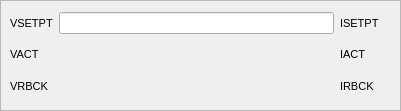
       <widget class="QFrame" name="frame_2">
        <property name="geometry">
         <rect>
          <x>10</x>
          <y>350</y>
          <width>401</width>
          <height>111</height>
         </rect>
        </property>
        <property name="frameShape">
         <enum>QFrame::StyledPanel</enum>
        </property>
        <property name="frameShadow">
         <enum>QFrame::Raised</enum>
        </property>
        <widget class="QWidget" name="layoutWidget">
         <property name="geometry">
          <rect>
           <x>10</x>
           <y>10</y>
           <width>381</width>
           <height>91</height>
          </rect>
         </property>
         <layout class="QGridLayout" name="gridLayout_2">
          <item row="0" column="0">
           <widget class="QLabel" name="label_11">
            <property name="font">
             <font>
              <pointsize>8</pointsize>
             </font>
            </property>
            <property name="text">
             <string>VSETPT</string>
            </property>
           </widget>
          </item>
          <item row="2" column="3">
           <widget class="PyDMLabel" name="PyDMLabel_19">
            <property name="font">
             <font>
              <pointsize>8</pointsize>
             </font>
            </property>
            <property name="styleSheet">
             <string notr="true">PyDMLabel[alarmSensitiveBorder=&quot;false&quot;]{
  border-color:rgb(176,176,176);
  border-width:2px;
  border-style:solid;
  background-color:rgb(176,176,176);
  color:rgb(0,0,0);
}PyDMLabel[alarmSensitiveBorder=&quot;true&quot;][alarmSeverity=&quot;0&quot;] {
  border-color:rgb(176,176,176);
  border-width:2px;
  border-style:solid;
  background-color:rgb(176,176,176);
  color:rgb(0,0,0);
}PyDMLabel[alarmSensitiveBorder=&quot;true&quot;][alarmSeverity=&quot;1&quot;] {
  border-color: rgb(255,192,0);
  border-width:2px;
  border-style:solid;
  background-color:rgb(176,176,176);
  color:rgb(0,0,0);
}PyDMLabel[alarmSensitiveBorder=&quot;true&quot;][alarmSeverity=&quot;2&quot;] {
  border-color: rgb(255,0,0);
  border-width:2px;
  border-style:solid;
  background-color:rgb(176,176,176);
  color:rgb(0,0,0);
}PyDMLabel[alarmSensitiveBorder=&quot;true&quot;][alarmSeverity=&quot;3&quot;] {
  border-color: rgb(192,0,255);
  border-width:2px;
  border-style:solid;
  background-color:rgb(176,176,176);
  color:rgb(0,0,0);
}PyDMLabel[alarmSensitiveBorder=&quot;true&quot;][alarmSeverity=&quot;4&quot;] {
  border-color: rgb(255,255,255);
  border-width:2px;
  border-style:solid;
  background-color:rgb(176,176,176);
  color:rgb(0,0,0);
}PyDMLineEdit[alarmSensitiveBorder=&quot;false&quot;]{
  border: 1px inset rgb(176,176,176);
  border-radius: 1px;
  background-color:rgb(176,176,176);
  color:rgb(0,0,0);
}PyDMLineEdit[alarmSensitiveBorder=&quot;true&quot;][alarmSeverity=&quot;0&quot;] {
  border: 1px inset rgb(176,176,176);
  border-radius: 1px;
  background-color:rgb(176,176,176);
  color:rgb(0,0,0);
}PyDMLineEdit[alarmSensitiveBorder=&quot;true&quot;][alarmSeverity=&quot;1&quot;] {
  border: 1px inset rgb(255,192,0);
  border-radius: 1px;
  background-color:rgb(176,176,176);
  color:rgb(0,0,0);
}PyDMLineEdit[alarmSensitiveBorder=&quot;true&quot;][alarmSeverity=&quot;2&quot;] {
  border: 1px inset rgb(255,0,0);
  border-radius: 1px;
  background-color:rgb(176,176,176);
  color:rgb(0,0,0);
}PyDMLineEdit[alarmSensitiveBorder=&quot;true&quot;][alarmSeverity=&quot;3&quot;] {
  border: 1px inset rgb(192,0,255);
  border-radius: 1px;
  background-color:rgb(176,176,176);
  color:rgb(0,0,0);
}PyDMLineEdit[alarmSensitiveBorder=&quot;true&quot;][alarmSeverity=&quot;4&quot;] {
  border: 1px inset rgb(255,255,255);
  border-radius: 1px;
  background-color:rgb(176,176,176);
  color:rgb(0,0,0);
}</string>
            </property>
            <property name="alignment">
             <set>Qt::AlignCenter</set>
            </property>
            <property name="showUnits" stdset="0">
             <bool>true</bool>
            </property>
            <property name="alarmSensitiveContent" stdset="0">
             <bool>false</bool>
            </property>
            <property name="alarmSensitiveBorder" stdset="0">
             <bool>true</bool>
            </property>
            <property name="channel" stdset="0">
             <string>${PDEV}:CurrSetptRbck</string>
            </property>
            <property name="displayFormat" stdset="0">
             <enum>PyDMLabel::Decimal</enum>
            </property>
           </widget>
          </item>
          <item row="2" column="0">
           <widget class="QLabel" name="label_9">
            <property name="font">
             <font>
              <pointsize>8</pointsize>
             </font>
            </property>
            <property name="text">
             <string>VRBCK</string>
            </property>
           </widget>
          </item>
          <item row="1" column="1">
           <widget class="PyDMLabel" name="PyDMLabel_3">
            <property name="maximumSize">
             <size>
              <width>16777215</width>
              <height>24</height>
             </size>
            </property>
            <property name="font">
             <font>
              <pointsize>8</pointsize>
             </font>
            </property>
            <property name="styleSheet">
             <string notr="true">PyDMLabel[alarmSensitiveBorder=&quot;false&quot;]{
  border-color:rgb(176,176,176);
  border-width:2px;
  border-style:solid;
  background-color:rgb(176,176,176);
  color:rgb(0,0,0);
}PyDMLabel[alarmSensitiveBorder=&quot;true&quot;][alarmSeverity=&quot;0&quot;] {
  border-color:rgb(176,176,176);
  border-width:2px;
  border-style:solid;
  background-color:rgb(176,176,176);
  color:rgb(0,0,0);
}PyDMLabel[alarmSensitiveBorder=&quot;true&quot;][alarmSeverity=&quot;1&quot;] {
  border-color: rgb(255,192,0);
  border-width:2px;
  border-style:solid;
  background-color:rgb(176,176,176);
  color:rgb(0,0,0);
}PyDMLabel[alarmSensitiveBorder=&quot;true&quot;][alarmSeverity=&quot;2&quot;] {
  border-color: rgb(255,0,0);
  border-width:2px;
  border-style:solid;
  background-color:rgb(176,176,176);
  color:rgb(0,0,0);
}PyDMLabel[alarmSensitiveBorder=&quot;true&quot;][alarmSeverity=&quot;3&quot;] {
  border-color: rgb(192,0,255);
  border-width:2px;
  border-style:solid;
  background-color:rgb(176,176,176);
  color:rgb(0,0,0);
}PyDMLabel[alarmSensitiveBorder=&quot;true&quot;][alarmSeverity=&quot;4&quot;] {
  border-color: rgb(255,255,255);
  border-width:2px;
  border-style:solid;
  background-color:rgb(176,176,176);
  color:rgb(0,0,0);
}PyDMLineEdit[alarmSensitiveBorder=&quot;false&quot;]{
  border: 1px inset rgb(176,176,176);
  border-radius: 1px;
  background-color:rgb(176,176,176);
  color:rgb(0,0,0);
}PyDMLineEdit[alarmSensitiveBorder=&quot;true&quot;][alarmSeverity=&quot;0&quot;] {
  border: 1px inset rgb(176,176,176);
  border-radius: 1px;
  background-color:rgb(176,176,176);
  color:rgb(0,0,0);
}PyDMLineEdit[alarmSensitiveBorder=&quot;true&quot;][alarmSeverity=&quot;1&quot;] {
  border: 1px inset rgb(255,192,0);
  border-radius: 1px;
  background-color:rgb(176,176,176);
  color:rgb(0,0,0);
}PyDMLineEdit[alarmSensitiveBorder=&quot;true&quot;][alarmSeverity=&quot;2&quot;] {
  border: 1px inset rgb(255,0,0);
  border-radius: 1px;
  background-color:rgb(176,176,176);
  color:rgb(0,0,0);
}PyDMLineEdit[alarmSensitiveBorder=&quot;true&quot;][alarmSeverity=&quot;3&quot;] {
  border: 1px inset rgb(192,0,255);
  border-radius: 1px;
  background-color:rgb(176,176,176);
  color:rgb(0,0,0);
}PyDMLineEdit[alarmSensitiveBorder=&quot;true&quot;][alarmSeverity=&quot;4&quot;] {
  border: 1px inset rgb(255,255,255);
  border-radius: 1px;
  background-color:rgb(176,176,176);
  color:rgb(0,0,0);
}</string>
            </property>
            <property name="alignment">
             <set>Qt::AlignCenter</set>
            </property>
            <property name="showUnits" stdset="0">
             <bool>true</bool>
            </property>
            <property name="alarmSensitiveContent" stdset="0">
             <bool>false</bool>
            </property>
            <property name="alarmSensitiveBorder" stdset="0">
             <bool>true</bool>
            </property>
            <property name="channel" stdset="0">
             <string>${PDEV}:VACT</string>
            </property>
            <property name="displayFormat" stdset="0">
             <enum>PyDMLabel::Decimal</enum>
            </property>
           </widget>
          </item>
          <item row="1" column="0">
           <widget class="QLabel" name="label_3">
            <property name="font">
             <font>
              <pointsize>8</pointsize>
             </font>
            </property>
            <property name="text">
             <string>VACT</string>
            </property>
           </widget>
          </item>
          <item row="2" column="1">
           <widget class="PyDMLabel" name="PyDMLabel_4">
            <property name="maximumSize">
             <size>
              <width>16777215</width>
              <height>24</height>
             </size>
            </property>
            <property name="font">
             <font>
              <pointsize>8</pointsize>
             </font>
            </property>
            <property name="styleSheet">
             <string notr="true">PyDMLabel[alarmSensitiveBorder=&quot;false&quot;]{
  border-color:rgb(176,176,176);
  border-width:2px;
  border-style:solid;
  background-color:rgb(176,176,176);
  color:rgb(0,0,0);
}PyDMLabel[alarmSensitiveBorder=&quot;true&quot;][alarmSeverity=&quot;0&quot;] {
  border-color:rgb(176,176,176);
  border-width:2px;
  border-style:solid;
  background-color:rgb(176,176,176);
  color:rgb(0,0,0);
}PyDMLabel[alarmSensitiveBorder=&quot;true&quot;][alarmSeverity=&quot;1&quot;] {
  border-color: rgb(255,192,0);
  border-width:2px;
  border-style:solid;
  background-color:rgb(176,176,176);
  color:rgb(0,0,0);
}PyDMLabel[alarmSensitiveBorder=&quot;true&quot;][alarmSeverity=&quot;2&quot;] {
  border-color: rgb(255,0,0);
  border-width:2px;
  border-style:solid;
  background-color:rgb(176,176,176);
  color:rgb(0,0,0);
}PyDMLabel[alarmSensitiveBorder=&quot;true&quot;][alarmSeverity=&quot;3&quot;] {
  border-color: rgb(192,0,255);
  border-width:2px;
  border-style:solid;
  background-color:rgb(176,176,176);
  color:rgb(0,0,0);
}PyDMLabel[alarmSensitiveBorder=&quot;true&quot;][alarmSeverity=&quot;4&quot;] {
  border-color: rgb(255,255,255);
  border-width:2px;
  border-style:solid;
  background-color:rgb(176,176,176);
  color:rgb(0,0,0);
}PyDMLineEdit[alarmSensitiveBorder=&quot;false&quot;]{
  border: 1px inset rgb(176,176,176);
  border-radius: 1px;
  background-color:rgb(176,176,176);
  color:rgb(0,0,0);
}PyDMLineEdit[alarmSensitiveBorder=&quot;true&quot;][alarmSeverity=&quot;0&quot;] {
  border: 1px inset rgb(176,176,176);
  border-radius: 1px;
  background-color:rgb(176,176,176);
  color:rgb(0,0,0);
}PyDMLineEdit[alarmSensitiveBorder=&quot;true&quot;][alarmSeverity=&quot;1&quot;] {
  border: 1px inset rgb(255,192,0);
  border-radius: 1px;
  background-color:rgb(176,176,176);
  color:rgb(0,0,0);
}PyDMLineEdit[alarmSensitiveBorder=&quot;true&quot;][alarmSeverity=&quot;2&quot;] {
  border: 1px inset rgb(255,0,0);
  border-radius: 1px;
  background-color:rgb(176,176,176);
  color:rgb(0,0,0);
}PyDMLineEdit[alarmSensitiveBorder=&quot;true&quot;][alarmSeverity=&quot;3&quot;] {
  border: 1px inset rgb(192,0,255);
  border-radius: 1px;
  background-color:rgb(176,176,176);
  color:rgb(0,0,0);
}PyDMLineEdit[alarmSensitiveBorder=&quot;true&quot;][alarmSeverity=&quot;4&quot;] {
  border: 1px inset rgb(255,255,255);
  border-radius: 1px;
  background-color:rgb(176,176,176);
  color:rgb(0,0,0);
}</string>
            </property>
            <property name="alignment">
             <set>Qt::AlignCenter</set>
            </property>
            <property name="showUnits" stdset="0">
             <bool>true</bool>
            </property>
            <property name="alarmSensitiveContent" stdset="0">
             <bool>false</bool>
            </property>
            <property name="alarmSensitiveBorder" stdset="0">
             <bool>true</bool>
            </property>
            <property name="channel" stdset="0">
             <string>${PDEV}:VoltSetptRbck</string>
            </property>
            <property name="displayFormat" stdset="0">
             <enum>PyDMLabel::Decimal</enum>
            </property>
           </widget>
          </item>
          <item row="1" column="3">
           <widget class="PyDMLabel" name="PyDMLabel_5">
            <property name="font">
             <font>
              <pointsize>8</pointsize>
             </font>
            </property>
            <property name="styleSheet">
             <string notr="true">PyDMLabel[alarmSensitiveBorder=&quot;false&quot;]{
  border-color:rgb(176,176,176);
  border-width:2px;
  border-style:solid;
  background-color:rgb(176,176,176);
  color:rgb(0,0,0);
}PyDMLabel[alarmSensitiveBorder=&quot;true&quot;][alarmSeverity=&quot;0&quot;] {
  border-color:rgb(176,176,176);
  border-width:2px;
  border-style:solid;
  background-color:rgb(176,176,176);
  color:rgb(0,0,0);
}PyDMLabel[alarmSensitiveBorder=&quot;true&quot;][alarmSeverity=&quot;1&quot;] {
  border-color: rgb(255,192,0);
  border-width:2px;
  border-style:solid;
  background-color:rgb(176,176,176);
  color:rgb(0,0,0);
}PyDMLabel[alarmSensitiveBorder=&quot;true&quot;][alarmSeverity=&quot;2&quot;] {
  border-color: rgb(255,0,0);
  border-width:2px;
  border-style:solid;
  background-color:rgb(176,176,176);
  color:rgb(0,0,0);
}PyDMLabel[alarmSensitiveBorder=&quot;true&quot;][alarmSeverity=&quot;3&quot;] {
  border-color: rgb(192,0,255);
  border-width:2px;
  border-style:solid;
  background-color:rgb(176,176,176);
  color:rgb(0,0,0);
}PyDMLabel[alarmSensitiveBorder=&quot;true&quot;][alarmSeverity=&quot;4&quot;] {
  border-color: rgb(255,255,255);
  border-width:2px;
  border-style:solid;
  background-color:rgb(176,176,176);
  color:rgb(0,0,0);
}PyDMLineEdit[alarmSensitiveBorder=&quot;false&quot;]{
  border: 1px inset rgb(176,176,176);
  border-radius: 1px;
  background-color:rgb(176,176,176);
  color:rgb(0,0,0);
}PyDMLineEdit[alarmSensitiveBorder=&quot;true&quot;][alarmSeverity=&quot;0&quot;] {
  border: 1px inset rgb(176,176,176);
  border-radius: 1px;
  background-color:rgb(176,176,176);
  color:rgb(0,0,0);
}PyDMLineEdit[alarmSensitiveBorder=&quot;true&quot;][alarmSeverity=&quot;1&quot;] {
  border: 1px inset rgb(255,192,0);
  border-radius: 1px;
  background-color:rgb(176,176,176);
  color:rgb(0,0,0);
}PyDMLineEdit[alarmSensitiveBorder=&quot;true&quot;][alarmSeverity=&quot;2&quot;] {
  border: 1px inset rgb(255,0,0);
  border-radius: 1px;
  background-color:rgb(176,176,176);
  color:rgb(0,0,0);
}PyDMLineEdit[alarmSensitiveBorder=&quot;true&quot;][alarmSeverity=&quot;3&quot;] {
  border: 1px inset rgb(192,0,255);
  border-radius: 1px;
  background-color:rgb(176,176,176);
  color:rgb(0,0,0);
}PyDMLineEdit[alarmSensitiveBorder=&quot;true&quot;][alarmSeverity=&quot;4&quot;] {
  border: 1px inset rgb(255,255,255);
  border-radius: 1px;
  background-color:rgb(176,176,176);
  color:rgb(0,0,0);
}</string>
            </property>
            <property name="alignment">
             <set>Qt::AlignCenter</set>
            </property>
            <property name="showUnits" stdset="0">
             <bool>true</bool>
            </property>
            <property name="alarmSensitiveContent" stdset="0">
             <bool>false</bool>
            </property>
            <property name="alarmSensitiveBorder" stdset="0">
             <bool>true</bool>
            </property>
            <property name="channel" stdset="0">
             <string>${PDEV}:Curr</string>
            </property>
            <property name="displayFormat" stdset="0">
             <enum>PyDMLabel::Decimal</enum>
            </property>
           </widget>
          </item>
          <item row="2" column="2">
           <widget class="QLabel" name="label_38">
            <property name="font">
             <font>
              <pointsize>8</pointsize>
             </font>
            </property>
            <property name="text">
             <string>IRBCK</string>
            </property>
           </widget>
          </item>
          <item row="0" column="2">
           <widget class="QLabel" name="label_12">
            <property name="font">
             <font>
              <pointsize>8</pointsize>
             </font>
            </property>
            <property name="text">
             <string>ISETPT</string>
            </property>
           </widget>
          </item>
          <item row="0" column="3">
           <widget class="PyDMLabel" name="PyDMLabel_6">
            <property name="font">
             <font>
              <pointsize>8</pointsize>
             </font>
            </property>
            <property name="styleSheet">
             <string notr="true">PyDMLabel[alarmSensitiveBorder=&quot;false&quot;]{
  border-color:rgb(176,176,176);
  border-width:2px;
  border-style:solid;
  background-color:rgb(176,176,176);
  color:rgb(0,0,0);
}PyDMLabel[alarmSensitiveBorder=&quot;true&quot;][alarmSeverity=&quot;0&quot;] {
  border-color:rgb(176,176,176);
  border-width:2px;
  border-style:solid;
  background-color:rgb(176,176,176);
  color:rgb(0,0,0);
}PyDMLabel[alarmSensitiveBorder=&quot;true&quot;][alarmSeverity=&quot;1&quot;] {
  border-color: rgb(255,192,0);
  border-width:2px;
  border-style:solid;
  background-color:rgb(176,176,176);
  color:rgb(0,0,0);
}PyDMLabel[alarmSensitiveBorder=&quot;true&quot;][alarmSeverity=&quot;2&quot;] {
  border-color: rgb(255,0,0);
  border-width:2px;
  border-style:solid;
  background-color:rgb(176,176,176);
  color:rgb(0,0,0);
}PyDMLabel[alarmSensitiveBorder=&quot;true&quot;][alarmSeverity=&quot;3&quot;] {
  border-color: rgb(192,0,255);
  border-width:2px;
  border-style:solid;
  background-color:rgb(176,176,176);
  color:rgb(0,0,0);
}PyDMLabel[alarmSensitiveBorder=&quot;true&quot;][alarmSeverity=&quot;4&quot;] {
  border-color: rgb(255,255,255);
  border-width:2px;
  border-style:solid;
  background-color:rgb(176,176,176);
  color:rgb(0,0,0);
}PyDMLineEdit[alarmSensitiveBorder=&quot;false&quot;]{
  border: 1px inset rgb(176,176,176);
  border-radius: 1px;
  background-color:rgb(176,176,176);
  color:rgb(0,0,0);
}PyDMLineEdit[alarmSensitiveBorder=&quot;true&quot;][alarmSeverity=&quot;0&quot;] {
  border: 1px inset rgb(176,176,176);
  border-radius: 1px;
  background-color:rgb(176,176,176);
  color:rgb(0,0,0);
}PyDMLineEdit[alarmSensitiveBorder=&quot;true&quot;][alarmSeverity=&quot;1&quot;] {
  border: 1px inset rgb(255,192,0);
  border-radius: 1px;
  background-color:rgb(176,176,176);
  color:rgb(0,0,0);
}PyDMLineEdit[alarmSensitiveBorder=&quot;true&quot;][alarmSeverity=&quot;2&quot;] {
  border: 1px inset rgb(255,0,0);
  border-radius: 1px;
  background-color:rgb(176,176,176);
  color:rgb(0,0,0);
}PyDMLineEdit[alarmSensitiveBorder=&quot;true&quot;][alarmSeverity=&quot;3&quot;] {
  border: 1px inset rgb(192,0,255);
  border-radius: 1px;
  background-color:rgb(176,176,176);
  color:rgb(0,0,0);
}PyDMLineEdit[alarmSensitiveBorder=&quot;true&quot;][alarmSeverity=&quot;4&quot;] {
  border: 1px inset rgb(255,255,255);
  border-radius: 1px;
  background-color:rgb(176,176,176);
  color:rgb(0,0,0);
}</string>
            </property>
            <property name="alignment">
             <set>Qt::AlignCenter</set>
            </property>
            <property name="alarmSensitiveContent" stdset="0">
             <bool>false</bool>
            </property>
            <property name="alarmSensitiveBorder" stdset="0">
             <bool>false</bool>
            </property>
            <property name="channel" stdset="0">
             <string>${PDEV}:CurrSetpt</string>
            </property>
            <property name="displayFormat" stdset="0">
             <enum>PyDMLabel::Decimal</enum>
            </property>
           </widget>
          </item>
          <item row="1" column="2">
           <widget class="QLabel" name="label_10">
            <property name="font">
             <font>
              <pointsize>8</pointsize>
             </font>
            </property>
            <property name="text">
             <string>IACT</string>
            </property>
           </widget>
          </item>
          <item row="0" column="1">
           <widget class="PyDMLineEdit" name="PyDMLineEdit_1">
            <property name="font">
             <font>
              <pointsize>8</pointsize>
             </font>
            </property>
            <property name="styleSheet">
             <string notr="true">PyDMLabel[alarmSensitiveBorder=&quot;false&quot;]{
  border-color:rgb(176,176,176);
  border-width:2px;
  border-style:solid;
  background-color:rgb(176,176,176);
  color:rgb(0,0,0);
}PyDMLabel[alarmSensitiveBorder=&quot;true&quot;][alarmSeverity=&quot;0&quot;] {
  border-color:rgb(176,176,176);
  border-width:2px;
  border-style:solid;
  background-color:rgb(176,176,176);
  color:rgb(0,0,0);
}PyDMLabel[alarmSensitiveBorder=&quot;true&quot;][alarmSeverity=&quot;1&quot;] {
  border-color: rgb(255,192,0);
  border-width:2px;
  border-style:solid;
  background-color:rgb(176,176,176);
  color:rgb(0,0,0);
}PyDMLabel[alarmSensitiveBorder=&quot;true&quot;][alarmSeverity=&quot;2&quot;] {
  border-color: rgb(255,0,0);
  border-width:2px;
  border-style:solid;
  background-color:rgb(176,176,176);
  color:rgb(0,0,0);
}PyDMLabel[alarmSensitiveBorder=&quot;true&quot;][alarmSeverity=&quot;3&quot;] {
  border-color: rgb(192,0,255);
  border-width:2px;
  border-style:solid;
  background-color:rgb(176,176,176);
  color:rgb(0,0,0);
}PyDMLabel[alarmSensitiveBorder=&quot;true&quot;][alarmSeverity=&quot;4&quot;] {
  border-color: rgb(255,255,255);
  border-width:2px;
  border-style:solid;
  background-color:rgb(176,176,176);
  color:rgb(0,0,0);
}PyDMLineEdit[alarmSensitiveBorder=&quot;false&quot;]{
  border: 1px inset rgb(176,176,176);
  border-radius: 1px;
  background-color:rgb(176,176,176);
  color:rgb(0,0,0);
}PyDMLineEdit[alarmSensitiveBorder=&quot;true&quot;][alarmSeverity=&quot;0&quot;] {
  border: 1px inset rgb(176,176,176);
  border-radius: 1px;
  background-color:rgb(176,176,176);
  color:rgb(0,0,0);
}PyDMLineEdit[alarmSensitiveBorder=&quot;true&quot;][alarmSeverity=&quot;1&quot;] {
  border: 1px inset rgb(255,192,0);
  border-radius: 1px;
  background-color:rgb(176,176,176);
  color:rgb(0,0,0);
}PyDMLineEdit[alarmSensitiveBorder=&quot;true&quot;][alarmSeverity=&quot;2&quot;] {
  border: 1px inset rgb(255,0,0);
  border-radius: 1px;
  background-color:rgb(176,176,176);
  color:rgb(0,0,0);
}PyDMLineEdit[alarmSensitiveBorder=&quot;true&quot;][alarmSeverity=&quot;3&quot;] {
  border: 1px inset rgb(192,0,255);
  border-radius: 1px;
  background-color:rgb(176,176,176);
  color:rgb(0,0,0);
}PyDMLineEdit[alarmSensitiveBorder=&quot;true&quot;][alarmSeverity=&quot;4&quot;] {
  border: 1px inset rgb(255,255,255);
  border-radius: 1px;
  background-color:rgb(176,176,176);
  color:rgb(0,0,0);
}</string>
            </property>
            <property name="alignment">
             <set>Qt::AlignCenter</set>
            </property>
            <property name="channel" stdset="0">
             <string>${PDEV}:ISETPT</string>
            </property>
           </widget>
          </item>
         </layout>
        </widget>
       </widget>
